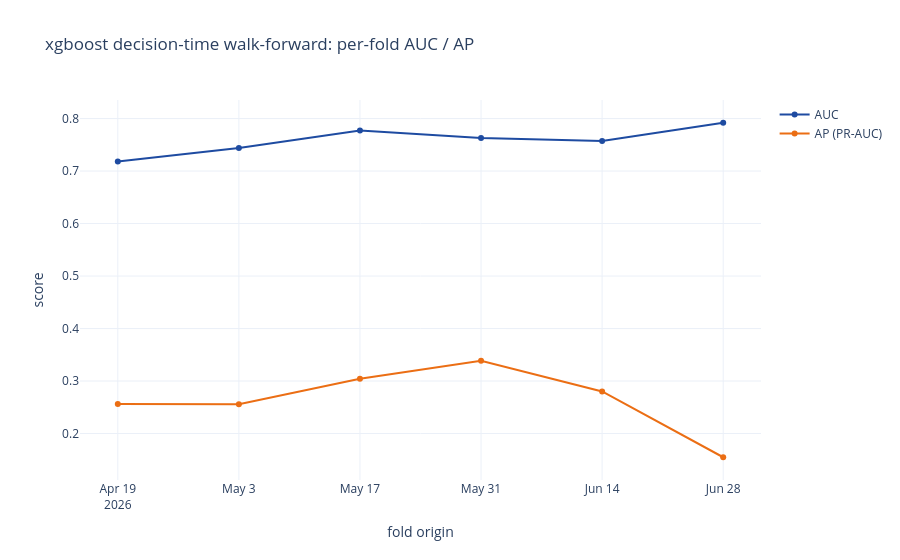

Notebook cell for this chart:
### Markdown cell above
## 2 - Deployment fit (retune) + decision-time walk-forward

`src.training.retrain(mode="retune")` searches structural hp and picks the tree count by **early stopping** (n_estimators=2000, early_stopping_rounds=50 on a temporal val), fits the calibrated pipeline on
ALL resolved data, reports the honest decision-time walk-forward metrics, and persists
the joblib + card the app's scoring path loads.

### Code cell
_step("retune + deploy (heavy)...")
deploy = T.retrain(MODEL, mode="retune")
print("persisted ->", deploy["persisted"]["joblib"])
print("chosen hp:", deploy["hyperparams"])
print("trained on", deploy["n_train_deploy"], "resolved rows")
pf = pd.DataFrame(deploy["walk_forward"]["per_fold"]); display(pf.round(4))
print("walk-forward aggregate (mean +/- std):",
      {k: f"{v['mean']:.4f}+/-{v['std']:.4f}" for k, v in deploy["walk_forward"]["aggregate"].items()})
if len(pf):
    fig = go.Figure()
    fig.add_scatter(x=pf["origin"], y=pf["auc"], mode="lines+markers", name="AUC", line=dict(color=BRAND["blue"]))
    fig.add_scatter(x=pf["origin"], y=pf["ap"],  mode="lines+markers", name="AP (PR-AUC)", line=dict(color=BRAND["orange"]))
    fig.update_layout(title=f"{MODEL} decision-time walk-forward: per-fold AUC / AP",
                      xaxis_title="fold origin", yaxis_title="score")
    fig.show()

### Figure 1 — Plotly figure (JSON) as saved in the notebook; plotly's stock layout.template omitted (floating-point values rounded to 4 significant figures)
{"data": [{"line": {"color": "#1E4BA1"}, "mode": "lines+markers", "name": "AUC", "type": "scatter", "x": ["2026-04-19", "2026-05-03", "2026-05-17", "2026-05-31", "2026-06-14", "2026-06-28"], "y": [0.7184, 0.7437, 0.7774, 0.7628, 0.7573, 0.792]}, {"line": {"color": "#EB6E14"}, "mode": "lines+markers", "name": "AP (PR-AUC)", "type": "scatter", "x": ["2026-04-19", "2026-05-03", "2026-05-17", "2026-05-31", "2026-06-14", "2026-06-28"], "y": [0.2562, 0.2559, 0.3044, 0.3385, 0.2801, 0.1548]}], "layout": {"title": {"text": "xgboost decision-time walk-forward: per-fold AUC / AP"}, "xaxis": {"title": {"text": "fold origin"}}, "yaxis": {"title": {"text": "score"}}}}
